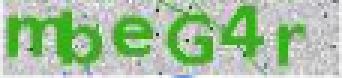
#> input picture captchas/21afd1ea-2f04-49cc-85e1-119a2fb8c7e7.png, 114 x 26 px (shown 3 times larger)
$ python -i captcha_solver.py   (imports and definitions only)
#> lines starting #> are read from the running program, lines starting #| are printed output that depends on the picture; after the words box and inside, x2 and y2 are one past the last pixel; in counts of white or black regions, pixels touching at a corner belong together
from PIL import Image, ImageOps, ImageFilter
import pytesseract

def solve_captcha(image_path):
    try:
        img = Image.open(image_path).convert("L")
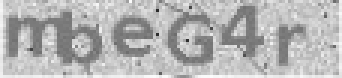
#> img: PIL image 114x26 L (shown 3 times larger); min 44, max 252, mean 181
        img = img.filter(ImageFilter.MedianFilter())  # remove noise
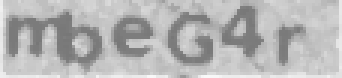
#> img: PIL image 114x26 L (shown 3 times larger); min 119, max 249, mean 180.9
        img = img.point(lambda x: 0 if x < 150 else 255, '1')  # binarize
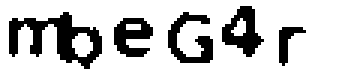
#> img: PIL image 114x26 1 (shown 3 times larger); 78.4% white; 5 black regions, box (x1, y1, x2, y2) and area: (3, 4, 34, 23) 246, (74, 2, 88, 19) 120, (56, 4, 71, 21) 118, (38, 6, 51, 19) 106, (93, 9, 102, 22) 50
        img = img.resize((img.width * 3, img.height * 3))  # upscale
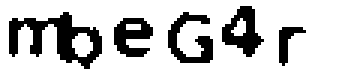
#> img: PIL image 342x78 1; 78.4% white; 5 black regions, box (x1, y1, x2, y2) and area: (9, 12, 102, 69) 2214, (222, 6, 264, 57) 1080, (168, 12, 213, 63) 1062, (114, 18, 153, 57) 954, (279, 27, 306, 66) 450

        configs = [
            "--psm 7 --oem 3 -c tessedit_char_whitelist=ABCDEFGHIJKLMNOPQRSTUVWXYZabcdefghijklmnopqrstuvwxyz0123456789",
            "--psm 8 --oem 3 -c tessedit_char_whitelist=ABCDEFGHIJKLMNOPQRSTUVWXYZabcdefghijklmnopqrstuvwxyz0123456789",
            "--psm 6 --oem 3 -c tessedit_char_whitelist=ABCDEFGHIJKLMNOPQRSTUVWXYZabcdefghijklmnopqrstuvwxyz0123456789"
        ]

        for cfg in configs:
            text = pytesseract.image_to_string(img, config=cfg).strip()
            if text and len(text) >= 4:
                return text.upper()  # normalize to uppercase

        return ""
    except Exception as e:
        print("❌ OCR error:", e)
        return ""

#> (the run stopped early here; a loop or call above may not have finished)

$ run again, on captchas/bbde2042-9096-48e3-a895-c64b12479ee5.png
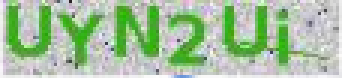
#> input picture captchas/bbde2042-9096-48e3-a895-c64b12479ee5.png, 114 x 26 px (shown 3 times larger)
#> in solve_captcha, `img = img.point(lambda x: 0 if x < 150 else 255, '1')`:
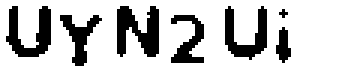
#> img: PIL image 114x26 1 (shown 3 times larger); 78.7% white; 7 black regions (1 under 20 px), largest, box (x1, y1, x2, y2) and area: (39, 2, 53, 19) 152, (2, 2, 17, 19) 132, (75, 2, 89, 20) 122, (20, 5, 34, 22) 93, (57, 5, 68, 21) 88, (92, 9, 97, 21) 38
#> in solve_captcha, `img = img.resize((img.width * 3, img.height * 3))`:
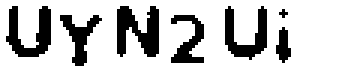
#> img: PIL image 342x78 1; 78.7% white; 7 black regions, largest, box (x1, y1, x2, y2) and area: (117, 6, 159, 57) 1368, (6, 6, 51, 57) 1188, (225, 6, 267, 60) 1098
